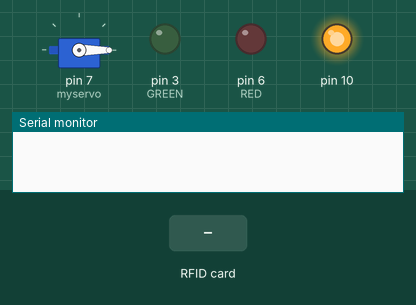
A sketch run on a simulated Arduino Uno, built with avr-gcc and run on an emulated ATmega328P. On the bench: servo, output pins drawn as LEDs (lit = HIGH), the last lines printed to the serial monitor. The inputs (shaded band) are chosen by the test bench. Pins used as bus, display or sensor lines are not drawn.

Above: at 2.2 s.
2.3 s: RFID card 5E 7A 19 C4 held to the reader
At 9.9 s:
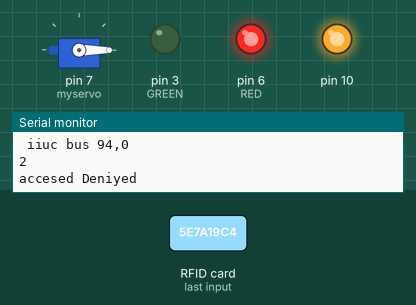
Timing chart, 0 to 11.4 s (numbered marks = the images above; inputs shaded):
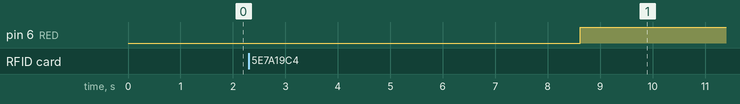

Measured:
- after the input at 2.3 s, pin 6 (RED): LOW → HIGH after 6.3 s

The sketch:

sketch_sep17a.ino
```cpp
#include <RFID.h>
#include <SPI.h>
#include <String.h>

#define SDA_DIO 9
#define RESET_DIO 8
RFID RC522(SDA_DIO, RESET_DIO);
int reader=0;
#include <Servo.h>

int RED=6;
int GREEN=3;
int buzzer = 11;
Servo myservo;
int pos = 0;
int i,n;

int key[4]={117,60};

int flag=0;
void setup() //Setup Subprocedure
{
  Serial.begin(19200);
  /* Enable the SPI interface */
  SPI.begin();
  /* Initialise the RFID reader */
  RC522.init();
  //pinMode (sensor1, INPUT); //set Analog pin 0 as input
pinMode(RED,OUTPUT);
pinMode(GREEN,OUTPUT);
 myservo.attach(7);
  pos = 0;
  myservo.write(pos);              // tell servo to go to position in variable 'pos'
    delay(15);
pinMode(buzzer,OUTPUT);


  delay(1000);
}

void loop() // Main loop
{

     byte i;

     delay(2);

    if (RC522.isCard())
  {
    /* If so then get its serial number */
    RC522.readCardSerial();

    int x = RC522.serNum[0];
    /* Output the serial number to the UART */

   /*
    int x[200];
    for(i = 0; i <= 2; i++)
    {
      Serial.println(RC522.serNum[i],DEC);
      x[i]=RC522.serNum[i];
      //Serial.print(RC522.serNum[i],HEX);
    }*/

    Serial.print(" iiuc bus ");
    Serial.print(x);
    Serial.print(",");
    Serial.print(reader++);
    Serial.println();

   for(i=0;i<2;i++)
   {
    if(x==key[i])
    {
      flag=1;

      break;
    }
    else{
      flag=2;
       digitalWrite(buzzer,HIGH);
       delay(5000);
       digitalWrite(buzzer,LOW);
       delay(500);
      break;
      }
   }
Serial.println(flag);
   if(flag==1)
      {
       Serial.println("Welcome    bus accesed ");
       digitalWrite(buzzer,LOW);
        digitalWrite(GREEN,HIGH);
  digitalWrite(RED,LOW);
   pos = 90;
  myservo.write(pos);              // tell servo to go to position in variable 'pos'
    delay(2000);
    pos = 90;
  myservo.write(pos);              // tell servo to go to position in variable 'pos'
    delay(15);
      }
      else if(flag==2){
        Serial.println("accesed Deniyed");


          digitalWrite(GREEN,LOW);
  digitalWrite(RED,HIGH);
   pos = 0;
  myservo.write(pos);              // tell servo to go to position in variable 'pos'
    delay(15);

        }
    delay(2000);
   }
  delay(1000);


}
```
